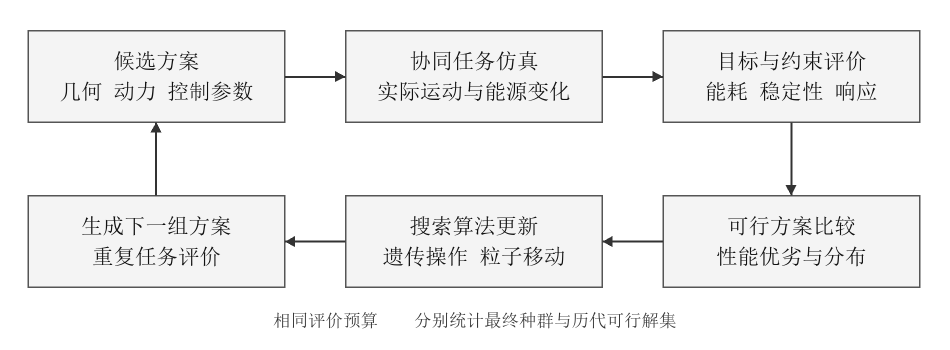
#> input picture 报告图表/多目标搜索与候选方案评价.png, 1900 x 700 px (shown at 1/2 size)
$ python -i redraw_report_evidence.py   (imports and definitions only)
#> lines starting #> are read from the running program, lines starting #| are printed output that depends on the picture
#> further down, picture is the input picture: PIL image 1900x700 RGB; min 17, max 255, mean 241.7
from pathlib import Path
import hashlib
import importlib.util
import numpy as np
import pandas as pd
import matplotlib
# [1 line not run here, left out]
import matplotlib.pyplot as plt
from matplotlib.colors import ListedColormap
from matplotlib.lines import Line2D
from matplotlib.patches import Patch
from PIL import Image, ImageChops
from docx import Document

spec = importlib.util.spec_from_file_location("base", r"D:\LDTP\midterm_figures_v3.py")
base = importlib.util.module_from_spec(spec)
# [1 line not run here, left out]

OUT = Path(r"C:\Users\pc\Desktop\PTDLfigure\总报告3.2与4.2_学术配色版\结构与指标重绘_复核版")
# [1 line not run here, left out]
# [1 line that did not run here, left out]
DATA = Path(r"D:\LDTP\LDTP\报告图文增强_20261014\绘图数据\四算法合并种子可行非支配方案.csv")
colors = ["#5c97b4", "#61a995", "#d68170", "#9482b3"]
# [6 lines not run here, left out]


# [26 lines left out: functions save, style, origfig, not called in this run]


def cropwhite(image):
    image=image.convert("RGB")
    diff=ImageChops.difference(image,Image.new("RGB",image.size,"white"))
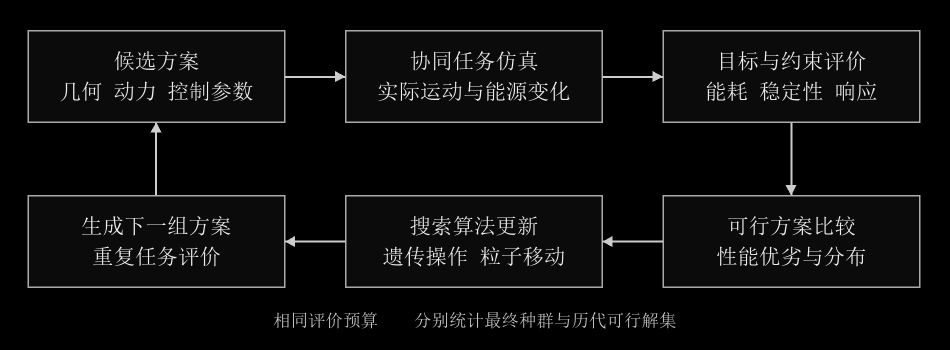
#> diff: PIL image 1900x700 RGB (shown at 1/2 size); min 0, max 238, mean 13.3
    box=diff.point(lambda x: 255 if x>8 else 0).getbbox()
#> box = (55, 60, 1841, 657)
    return image.crop((max(box[0]-15,0),max(box[1]-15,0),min(box[2]+15,image.width),min(box[3]+15,image.height)))
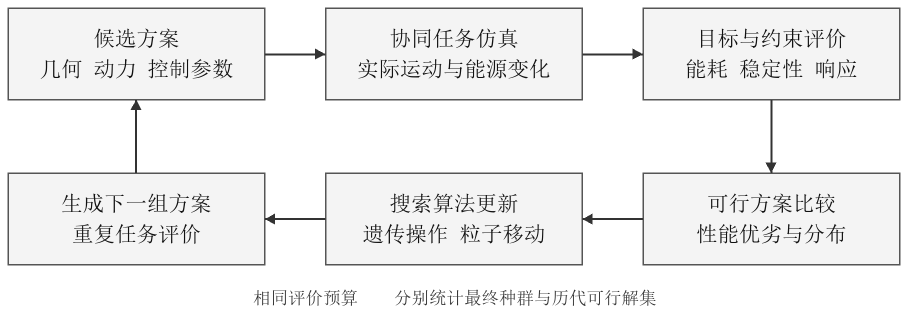
#> returned value: PIL image 1816x627 RGB (shown at 1/2 size); min 17, max 255, mean 239.5


# [112 lines left out: functions research_layout, phase_response, tradeoffs, responses, corrected_originals, not called in this run]


# [18 lines not run here, left out]

>>> from PIL import Image
>>> picture = Image.open('../报告图表/多目标搜索与候选方案评价.png')
>>> result = cropwhite(picture)
